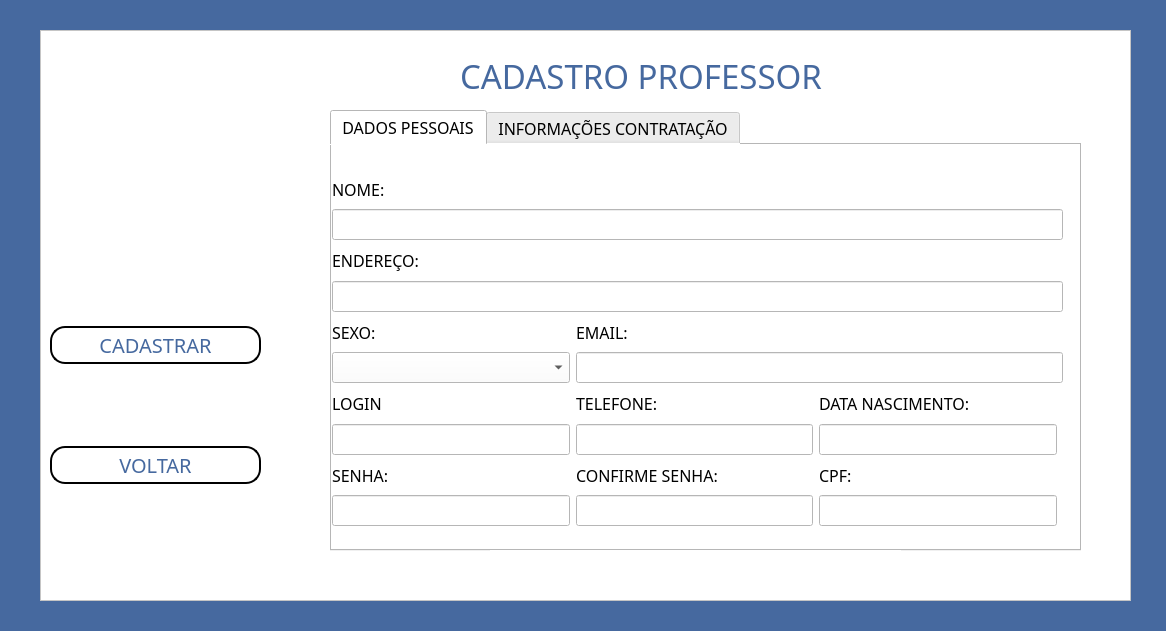
<?xml version="1.0" encoding="UTF-8"?>
<ui version="4.0">
 <class>tela_cadastro_professor</class>
 <widget class="QMainWindow" name="tela_cadastro_professor">
  <property name="geometry">
   <rect>
    <x>0</x>
    <y>0</y>
    <width>1166</width>
    <height>631</height>
   </rect>
  </property>
  <property name="windowTitle">
   <string> Cadastro Professor</string>
  </property>
  <property name="windowIcon">
   <iconset>
    <normaloff>imagens/diplomado.png</normaloff>imagens/diplomado.png</iconset>
  </property>
  <property name="styleSheet">
   <string notr="true">background-color:rgb(70, 105, 159);</string>
  </property>
  <widget class="QWidget" name="centralwidget">
   <widget class="QFrame" name="frame">
    <property name="geometry">
     <rect>
      <x>40</x>
      <y>30</y>
      <width>1091</width>
      <height>571</height>
     </rect>
    </property>
    <property name="styleSheet">
     <string notr="true">background-color: rgb(255, 255, 255);</string>
    </property>
    <property name="frameShape">
     <enum>QFrame::StyledPanel</enum>
    </property>
    <property name="frameShadow">
     <enum>QFrame::Raised</enum>
    </property>
    <widget class="QTabWidget" name="tabWidget">
     <property name="geometry">
      <rect>
       <x>290</x>
       <y>80</y>
       <width>751</width>
       <height>441</height>
      </rect>
     </property>
     <property name="maximumSize">
      <size>
       <width>751</width>
       <height>16777215</height>
      </size>
     </property>
     <property name="font">
      <font>
       <family>Bodoni MT</family>
       <pointsize>12</pointsize>
      </font>
     </property>
     <property name="currentIndex">
      <number>0</number>
     </property>
     <widget class="QWidget" name="tab">
      <attribute name="title">
       <string>DADOS PESSOAIS</string>
      </attribute>
      <widget class="QWidget" name="layoutWidget">
       <property name="geometry">
        <rect>
         <x>0</x>
         <y>30</y>
         <width>731</width>
         <height>351</height>
        </rect>
       </property>
       <layout class="QGridLayout" name="gridLayout">
        <item row="0" column="0">
         <widget class="QLabel" name="label_51">
          <property name="font">
           <font>
            <family>Bodoni MT</family>
            <pointsize>12</pointsize>
           </font>
          </property>
          <property name="styleSheet">
           <string notr="true">background-color: transparent;</string>
          </property>
          <property name="text">
           <string>NOME:</string>
          </property>
         </widget>
        </item>
        <item row="2" column="0">
         <widget class="QLabel" name="label_52">
          <property name="font">
           <font>
            <family>Bodoni MT</family>
            <pointsize>12</pointsize>
           </font>
          </property>
          <property name="styleSheet">
           <string notr="true">background-color: transparent;</string>
          </property>
          <property name="text">
           <string>ENDEREÇO:</string>
          </property>
         </widget>
        </item>
        <item row="11" column="1">
         <widget class="QLabel" name="label_56">
          <property name="font">
           <font>
            <family>Bodoni MT</family>
            <pointsize>12</pointsize>
           </font>
          </property>
          <property name="styleSheet">
           <string notr="true">background-color: transparent;</string>
          </property>
          <property name="text">
           <string>TELEFONE:</string>
          </property>
         </widget>
        </item>
        <item row="11" column="2">
         <widget class="QLabel" name="label_57">
          <property name="font">
           <font>
            <family>Bodoni MT</family>
            <pointsize>12</pointsize>
           </font>
          </property>
          <property name="styleSheet">
           <string notr="true">background-color: transparent;</string>
          </property>
          <property name="text">
           <string>DATA NASCIMENTO:</string>
          </property>
         </widget>
        </item>
        <item row="6" column="0">
         <widget class="QLabel" name="label_53">
          <property name="font">
           <font>
            <family>Bodoni MT</family>
            <pointsize>12</pointsize>
           </font>
          </property>
          <property name="styleSheet">
           <string notr="true">background-color: transparent;</string>
          </property>
          <property name="text">
           <string>SEXO:</string>
          </property>
         </widget>
        </item>
        <item row="6" column="1">
         <widget class="QLabel" name="label_54">
          <property name="font">
           <font>
            <family>Bodoni MT</family>
            <pointsize>12</pointsize>
           </font>
          </property>
          <property name="styleSheet">
           <string notr="true">background-color: transparent;</string>
          </property>
          <property name="text">
           <string>EMAIL:</string>
          </property>
         </widget>
        </item>
        <item row="11" column="0">
         <widget class="QLabel" name="label_55">
          <property name="font">
           <font>
            <family>Bodoni MT</family>
            <pointsize>12</pointsize>
           </font>
          </property>
          <property name="styleSheet">
           <string notr="true">background-color: transparent;</string>
          </property>
          <property name="text">
           <string>LOGIN</string>
          </property>
         </widget>
        </item>
        <item row="3" column="0" colspan="4">
         <widget class="QLineEdit" name="lineEditEndereco">
          <property name="font">
           <font>
            <family>Bodoni MT</family>
            <pointsize>12</pointsize>
            <weight>50</weight>
            <bold>false</bold>
           </font>
          </property>
          <property name="styleSheet">
           <string notr="true">background-color:rgb(255, 255, 255);
border-radius:12px;
border-style:outset;
border-width:2px;
border-color:rgb(70, 105, 159);
color:rgb(70, 105, 159)
;
LineEdit {
    background-color: transparent;
    border: 1px solid black;
    border-radius: 2px;
    padding: 5px;
}</string>
          </property>
          <property name="text">
           <string/>
          </property>
          <property name="placeholderText">
           <string/>
          </property>
         </widget>
        </item>
        <item row="1" column="0" colspan="4">
         <widget class="QLineEdit" name="lineEditNome">
          <property name="font">
           <font>
            <family>Bodoni MT</family>
            <pointsize>12</pointsize>
            <weight>50</weight>
            <bold>false</bold>
           </font>
          </property>
          <property name="styleSheet">
           <string notr="true">background-color:rgb(255, 255, 255);
border-radius:12px;
border-style:outset;
border-width:2px;
border-color:rgb(70, 105, 159);
color:rgb(70, 105, 159)
;
LineEdit {
    background-color: transparent;
    border: 1px solid black;
    border-radius: 2px;
    padding: 5px;
}</string>
          </property>
          <property name="text">
           <string/>
          </property>
          <property name="placeholderText">
           <string/>
          </property>
         </widget>
        </item>
        <item row="7" column="0">
         <widget class="QComboBox" name="comboBoxSexo">
          <property name="font">
           <font>
            <family>Bodoni MT</family>
            <pointsize>12</pointsize>
            <weight>50</weight>
            <bold>false</bold>
           </font>
          </property>
          <property name="styleSheet">
           <string notr="true">background-color:rgb(255, 255, 255);
border-radius:12px;
border-style:outset;
border-width:2px;
border-color:rgb(70, 105, 159);
color:rgb(70, 105, 159)
;
LineEdit {
    background-color: transparent;
    border: 1px solid black;
    border-radius: 2px;
    padding: 5px;
}</string>
          </property>
          <item>
           <property name="text">
            <string/>
           </property>
          </item>
          <item>
           <property name="text">
            <string>MASCULINO</string>
           </property>
          </item>
          <item>
           <property name="text">
            <string>FEMININO</string>
           </property>
          </item>
          <item>
           <property name="text">
            <string>OUTROS</string>
           </property>
          </item>
          <item>
           <property name="text">
            <string>NÃO QUERO DECLARAR</string>
           </property>
          </item>
         </widget>
        </item>
        <item row="7" column="1" colspan="3">
         <widget class="QLineEdit" name="lineEditEmail">
          <property name="font">
           <font>
            <family>Bodoni MT</family>
            <pointsize>12</pointsize>
            <weight>50</weight>
            <bold>false</bold>
           </font>
          </property>
          <property name="styleSheet">
           <string notr="true">background-color:rgb(255, 255, 255);
border-radius:12px;
border-style:outset;
border-width:2px;
border-color:rgb(70, 105, 159);
color:rgb(70, 105, 159)
;
LineEdit {
    background-color: transparent;
    border: 1px solid black;
    border-radius: 2px;
    padding: 5px;
}</string>
          </property>
          <property name="text">
           <string/>
          </property>
          <property name="placeholderText">
           <string/>
          </property>
         </widget>
        </item>
        <item row="17" column="0">
         <widget class="QLineEdit" name="lineEditSenha">
          <property name="font">
           <font>
            <family>Bodoni MT</family>
            <pointsize>12</pointsize>
            <weight>50</weight>
            <bold>false</bold>
           </font>
          </property>
          <property name="styleSheet">
           <string notr="true">background-color:rgb(255, 255, 255);
border-radius:12px;
border-style:outset;
border-width:2px;
border-color:rgb(70, 105, 159);
color:rgb(70, 105, 159)
;
LineEdit {
    background-color: transparent;
    border: 1px solid black;
    border-radius: 2px;
    padding: 5px;
}</string>
          </property>
          <property name="text">
           <string/>
          </property>
          <property name="placeholderText">
           <string/>
          </property>
         </widget>
        </item>
        <item row="17" column="1">
         <widget class="QLineEdit" name="lineEditCsenha">
          <property name="font">
           <font>
            <family>Bodoni MT</family>
            <pointsize>12</pointsize>
            <weight>50</weight>
            <bold>false</bold>
           </font>
          </property>
          <property name="styleSheet">
           <string notr="true">background-color:rgb(255, 255, 255);
border-radius:12px;
border-style:outset;
border-width:2px;
border-color:rgb(70, 105, 159);
color:rgb(70, 105, 159)
;
LineEdit {
    background-color: transparent;
    border: 1px solid black;
    border-radius: 2px;
    padding: 5px;
}</string>
          </property>
          <property name="text">
           <string/>
          </property>
          <property name="placeholderText">
           <string/>
          </property>
         </widget>
        </item>
        <item row="13" column="0">
         <widget class="QLineEdit" name="lineEditLogin">
          <property name="font">
           <font>
            <family>Bodoni MT</family>
            <pointsize>12</pointsize>
            <weight>50</weight>
            <bold>false</bold>
           </font>
          </property>
          <property name="styleSheet">
           <string notr="true">background-color:rgb(255, 255, 255);
border-radius:12px;
border-style:outset;
border-width:2px;
border-color:rgb(70, 105, 159);
color:rgb(70, 105, 159)
;
LineEdit {
    background-color: transparent;
    border: 1px solid black;
    border-radius: 2px;
    padding: 5px;
}</string>
          </property>
          <property name="text">
           <string/>
          </property>
          <property name="placeholderText">
           <string/>
          </property>
         </widget>
        </item>
        <item row="17" column="2">
         <widget class="QLineEdit" name="lineEditCpf">
          <property name="font">
           <font>
            <family>Bodoni MT</family>
            <pointsize>12</pointsize>
            <weight>50</weight>
            <bold>false</bold>
           </font>
          </property>
          <property name="styleSheet">
           <string notr="true">background-color:rgb(255, 255, 255);
border-radius:12px;
border-style:outset;
border-width:2px;
border-color:rgb(70, 105, 159);
color:rgb(70, 105, 159)
;
LineEdit {
    background-color: transparent;
    border: 1px solid black;
    border-radius: 2px;
    padding: 5px;
}</string>
          </property>
          <property name="text">
           <string/>
          </property>
          <property name="placeholderText">
           <string/>
          </property>
         </widget>
        </item>
        <item row="13" column="1">
         <widget class="QLineEdit" name="lineEditTelefone">
          <property name="font">
           <font>
            <family>Bodoni MT</family>
            <pointsize>12</pointsize>
            <weight>50</weight>
            <bold>false</bold>
           </font>
          </property>
          <property name="styleSheet">
           <string notr="true">background-color:rgb(255, 255, 255);
border-radius:12px;
border-style:outset;
border-width:2px;
border-color:rgb(70, 105, 159);
color:rgb(70, 105, 159)
;
LineEdit {
    background-color: transparent;
    border: 1px solid black;
    border-radius: 2px;
    padding: 5px;
}</string>
          </property>
          <property name="text">
           <string/>
          </property>
          <property name="placeholderText">
           <string/>
          </property>
         </widget>
        </item>
        <item row="13" column="2">
         <widget class="QLineEdit" name="lineEditNascimento">
          <property name="font">
           <font>
            <family>Bodoni MT</family>
            <pointsize>12</pointsize>
            <weight>50</weight>
            <bold>false</bold>
           </font>
          </property>
          <property name="styleSheet">
           <string notr="true">background-color:rgb(255, 255, 255);
border-radius:12px;
border-style:outset;
border-width:2px;
border-color:rgb(70, 105, 159);
color:rgb(70, 105, 159)
;
LineEdit {
    background-color: transparent;
    border: 1px solid black;
    border-radius: 2px;
    padding: 5px;
}</string>
          </property>
          <property name="text">
           <string/>
          </property>
          <property name="placeholderText">
           <string/>
          </property>
         </widget>
        </item>
        <item row="16" column="1">
         <widget class="QLabel" name="label_59">
          <property name="font">
           <font>
            <family>Bodoni MT</family>
            <pointsize>12</pointsize>
           </font>
          </property>
          <property name="styleSheet">
           <string notr="true">background-color: transparent;</string>
          </property>
          <property name="text">
           <string>CONFIRME SENHA:</string>
          </property>
         </widget>
        </item>
        <item row="16" column="0">
         <widget class="QLabel" name="label_58">
          <property name="font">
           <font>
            <family>Bodoni MT</family>
            <pointsize>12</pointsize>
           </font>
          </property>
          <property name="styleSheet">
           <string notr="true">background-color: transparent;</string>
          </property>
          <property name="text">
           <string>SENHA:</string>
          </property>
         </widget>
        </item>
        <item row="16" column="2">
         <widget class="QLabel" name="label_60">
          <property name="font">
           <font>
            <family>Bodoni MT</family>
            <pointsize>12</pointsize>
           </font>
          </property>
          <property name="styleSheet">
           <string notr="true">background-color: transparent;</string>
          </property>
          <property name="text">
           <string>CPF:</string>
          </property>
         </widget>
        </item>
       </layout>
      </widget>
     </widget>
     <widget class="QWidget" name="widget">
      <attribute name="title">
       <string>INFORMAÇÕES CONTRATAÇÃO</string>
      </attribute>
      <widget class="QWidget" name="layoutWidget">
       <property name="geometry">
        <rect>
         <x>30</x>
         <y>20</y>
         <width>671</width>
         <height>261</height>
        </rect>
       </property>
       <layout class="QGridLayout" name="gridLayout_2">
        <item row="0" column="0">
         <widget class="QLabel" name="label_46">
          <property name="font">
           <font>
            <family>Bodoni MT</family>
            <pointsize>12</pointsize>
           </font>
          </property>
          <property name="styleSheet">
           <string notr="true">background-color: transparent;</string>
          </property>
          <property name="text">
           <string>DATA DE ADMISSÃO:</string>
          </property>
         </widget>
        </item>
        <item row="0" column="1">
         <widget class="QLabel" name="label_49">
          <property name="font">
           <font>
            <family>Bodoni MT</family>
            <pointsize>12</pointsize>
           </font>
          </property>
          <property name="styleSheet">
           <string notr="true">background-color: transparent;</string>
          </property>
          <property name="text">
           <string>CARGA HORÁRIA DE AULAS SEMANAIS:</string>
          </property>
         </widget>
        </item>
        <item row="1" column="0">
         <widget class="QLineEdit" name="lineEditAdmissao">
          <property name="font">
           <font>
            <family>Bodoni MT</family>
            <pointsize>12</pointsize>
           </font>
          </property>
          <property name="styleSheet">
           <string notr="true">background-color:rgb(255, 255, 255);
border-radius:12px;
border-style:outset;
border-width:2px;
border-color:rgb(70, 105, 159);
color:rgb(70, 105, 159)
;
LineEdit {
    background-color: transparent;
    border: 1px solid black;
    border-radius: 2px;
    padding: 5px;
}</string>
          </property>
          <property name="text">
           <string/>
          </property>
          <property name="placeholderText">
           <string/>
          </property>
         </widget>
        </item>
        <item row="1" column="1">
         <widget class="QLineEdit" name="lineEditCargaHoraria">
          <property name="font">
           <font>
            <family>Bodoni MT</family>
            <pointsize>12</pointsize>
           </font>
          </property>
          <property name="styleSheet">
           <string notr="true">background-color:rgb(255, 255, 255);
border-radius:12px;
border-style:outset;
border-width:2px;
border-color:rgb(70, 105, 159);
color:rgb(70, 105, 159)
;
LineEdit {
    background-color: transparent;
    border: 1px solid black;
    border-radius: 2px;
    padding: 5px;
}</string>
          </property>
          <property name="text">
           <string/>
          </property>
          <property name="placeholderText">
           <string/>
          </property>
         </widget>
        </item>
        <item row="2" column="0">
         <widget class="QLabel" name="label_48">
          <property name="font">
           <font>
            <family>Bodoni MT</family>
            <pointsize>12</pointsize>
           </font>
          </property>
          <property name="styleSheet">
           <string notr="true">background-color: transparent;</string>
          </property>
          <property name="text">
           <string>SALÁRIO:</string>
          </property>
         </widget>
        </item>
        <item row="2" column="1">
         <widget class="QLabel" name="label_47">
          <property name="font">
           <font>
            <family>Bodoni MT</family>
            <pointsize>12</pointsize>
           </font>
          </property>
          <property name="styleSheet">
           <string notr="true">background-color: transparent;</string>
          </property>
          <property name="text">
           <string>DISCIPLINA MINISTRADA:</string>
          </property>
         </widget>
        </item>
        <item row="3" column="0">
         <widget class="QLineEdit" name="lineEditSalario">
          <property name="font">
           <font>
            <family>Bodoni MT</family>
            <pointsize>12</pointsize>
           </font>
          </property>
          <property name="styleSheet">
           <string notr="true">background-color:rgb(255, 255, 255);
border-radius:12px;
border-style:outset;
border-width:2px;
border-color:rgb(70, 105, 159);
color:rgb(70, 105, 159)
;
LineEdit {
    background-color: transparent;
    border: 1px solid black;
    border-radius: 2px;
    padding: 5px;
}</string>
          </property>
          <property name="text">
           <string/>
          </property>
          <property name="placeholderText">
           <string/>
          </property>
         </widget>
        </item>
        <item row="3" column="1">
         <widget class="QComboBox" name="comboBoxDisciplina">
          <property name="font">
           <font>
            <family>Bodoni MT</family>
            <pointsize>12</pointsize>
           </font>
          </property>
          <property name="styleSheet">
           <string notr="true">background-color:rgb(255, 255, 255);
border-radius:12px;
border-style:outset;
border-width:2px;
border-color:rgb(70, 105, 159);
color:rgb(70, 105, 159)
;
LineEdit {
    background-color: transparent;
    border: 1px solid black;
    border-radius: 2px;
    padding: 5px;
}</string>
          </property>
          <item>
           <property name="text">
            <string/>
           </property>
          </item>
          <item>
           <property name="text">
            <string>LINGUA PORTUGUESA</string>
           </property>
          </item>
          <item>
           <property name="text">
            <string>MATEMÁTICA</string>
           </property>
          </item>
          <item>
           <property name="text">
            <string>BIOLOGIA</string>
           </property>
          </item>
          <item>
           <property name="text">
            <string>FÍSICA</string>
           </property>
          </item>
          <item>
           <property name="text">
            <string>QUÍMICA</string>
           </property>
          </item>
          <item>
           <property name="text">
            <string>HISTÓRIA</string>
           </property>
          </item>
          <item>
           <property name="text">
            <string>GEOGRAFIA</string>
           </property>
          </item>
          <item>
           <property name="text">
            <string>SOCIOLOGIA</string>
           </property>
          </item>
          <item>
           <property name="text">
            <string>FILOSOFIA</string>
           </property>
          </item>
          <item>
           <property name="text">
            <string>EDUCAÇAO FÍSICA</string>
           </property>
          </item>
          <item>
           <property name="text">
            <string>ENSINO DAS ARTES</string>
           </property>
          </item>
         </widget>
        </item>
        <item row="4" column="0">
         <widget class="QLabel" name="label_50">
          <property name="font">
           <font>
            <family>Bodoni MT</family>
            <pointsize>12</pointsize>
           </font>
          </property>
          <property name="styleSheet">
           <string notr="true">background-color: transparent;</string>
          </property>
          <property name="text">
           <string>TURNO:</string>
          </property>
         </widget>
        </item>
        <item row="5" column="0">
         <widget class="QComboBox" name="comboBox_turno">
          <property name="font">
           <font>
            <family>Bodoni MT</family>
            <pointsize>12</pointsize>
           </font>
          </property>
          <property name="styleSheet">
           <string notr="true">background-color:rgb(255, 255, 255);
border-radius:12px;
border-style:outset;
border-width:2px;
border-color:rgb(70, 105, 159);
color:rgb(70, 105, 159)
;
LineEdit {
    background-color: transparent;
    border: 1px solid black;
    border-radius: 2px;
    padding: 5px;
}</string>
          </property>
          <item>
           <property name="text">
            <string/>
           </property>
          </item>
          <item>
           <property name="text">
            <string>MANHÃ</string>
           </property>
          </item>
          <item>
           <property name="text">
            <string>TARDE</string>
           </property>
          </item>
          <item>
           <property name="text">
            <string>NOITE</string>
           </property>
          </item>
         </widget>
        </item>
       </layout>
      </widget>
     </widget>
    </widget>
    <widget class="QLabel" name="label">
     <property name="geometry">
      <rect>
       <x>420</x>
       <y>20</y>
       <width>411</width>
       <height>51</height>
      </rect>
     </property>
     <property name="font">
      <font>
       <family>Bodoni MT</family>
       <pointsize>25</pointsize>
       <weight>50</weight>
       <bold>false</bold>
      </font>
     </property>
     <property name="styleSheet">
      <string notr="true">COLOR:rgb(70, 105, 159)</string>
     </property>
     <property name="text">
      <string>CADASTRO PROFESSOR</string>
     </property>
    </widget>
    <widget class="QLabel" name="label_4">
     <property name="geometry">
      <rect>
       <x>450</x>
       <y>520</y>
       <width>411</width>
       <height>31</height>
      </rect>
     </property>
     <property name="font">
      <font>
       <family>Bodoni MT</family>
       <pointsize>10</pointsize>
      </font>
     </property>
     <property name="styleSheet">
      <string notr="true">BACKGROUND-COLOR:rgb(255, 255, 255);
COLOR:rgb(70, 105, 159)</string>
     </property>
     <property name="text">
      <string/>
     </property>
    </widget>
    <widget class="QLabel" name="label_2">
     <property name="geometry">
      <rect>
       <x>10</x>
       <y>10</y>
       <width>241</width>
       <height>211</height>
      </rect>
     </property>
     <property name="text">
      <string/>
     </property>
     <property name="pixmap">
      <pixmap>imagens/LOGO_UNIVERS.png</pixmap>
     </property>
     <property name="scaledContents">
      <bool>true</bool>
     </property>
    </widget>
    <widget class="QWidget" name="layoutWidget">
     <property name="geometry">
      <rect>
       <x>10</x>
       <y>220</y>
       <width>211</width>
       <height>311</height>
      </rect>
     </property>
     <layout class="QVBoxLayout" name="verticalLayout">
      <item>
       <widget class="QPushButton" name="botao_cadastrar_professor">
        <property name="font">
         <font>
          <family>Bodoni MT</family>
          <pointsize>15</pointsize>
          <weight>50</weight>
          <bold>false</bold>
         </font>
        </property>
        <property name="cursor">
         <cursorShape>UpArrowCursor</cursorShape>
        </property>
        <property name="focusPolicy">
         <enum>Qt::NoFocus</enum>
        </property>
        <property name="styleSheet">
         <string notr="true">QPushButton{
color: rgb(70, 105, 159);
}

QPushButton{
background-color: rgb(255, 255, 255)
}

QPushButton:hover{
	background-color: lightblue
}

QPushButton{
border:2px solid black;
border-radius: 15px;
padding: 3px;
}</string>
        </property>
        <property name="text">
         <string>CADASTRAR</string>
        </property>
        <property name="icon">
         <iconset>
          <normaloff>imagens/19224431551684926350-32.png</normaloff>imagens/19224431551684926350-32.png</iconset>
        </property>
        <property name="iconSize">
         <size>
          <width>30</width>
          <height>30</height>
         </size>
        </property>
       </widget>
      </item>
      <item>
       <widget class="QPushButton" name="botao_voltar">
        <property name="font">
         <font>
          <family>Bodoni MT</family>
          <pointsize>15</pointsize>
          <weight>50</weight>
          <bold>false</bold>
         </font>
        </property>
        <property name="cursor">
         <cursorShape>UpArrowCursor</cursorShape>
        </property>
        <property name="focusPolicy">
         <enum>Qt::NoFocus</enum>
        </property>
        <property name="styleSheet">
         <string notr="true">QPushButton{
color: rgb(70, 105, 159);
}

QPushButton{
background-color: rgb(255, 255, 255)
}

QPushButton:hover{
	background-color: lightblue
}

QPushButton{
border:2px solid black;
border-radius: 15px;
padding: 3px;
}</string>
        </property>
        <property name="text">
         <string>VOLTAR</string>
        </property>
        <property name="icon">
         <iconset>
          <normaloff>imagens/9868474931649315515-128.png</normaloff>imagens/9868474931649315515-128.png</iconset>
        </property>
        <property name="iconSize">
         <size>
          <width>30</width>
          <height>30</height>
         </size>
        </property>
       </widget>
      </item>
     </layout>
    </widget>
   </widget>
  </widget>
 </widget>
 <resources/>
 <connections/>
</ui>
